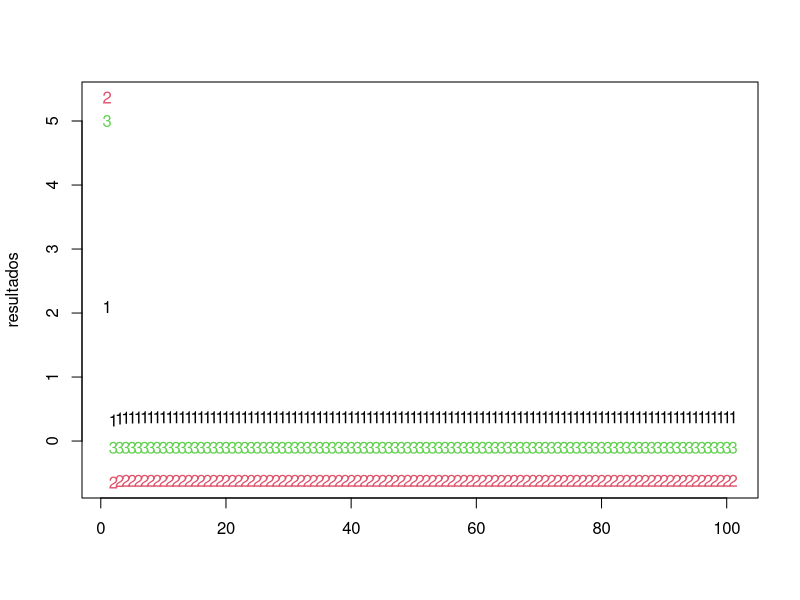

Here is the R script that generated this plot:
# definindo args
matriz <- matrix(1, ncol = 3, nrow = 3)
diag(matriz) <- 0

tempo <- 100
z <- runif(dim(matriz)[1], min = 0, max = 10)
theta <- runif(dim(matriz)[1], min = 0, max = 10)
intfor <- 0.1
alpha <- 0.2
antprob <- 0.1
vmatriz <- matriz * 0
phi <- 0.2
barreira <- 2

### transformando links
for(i in 1:nrow(matriz)){
  for(j in 1:ncol(matriz)){
    if(matriz[i,j] == 1){
      sorte <- runif(1, min = 0, max = 1)
      if(sorte <= antprob){
        matriz[i,j] = 0
        vmatriz[i,j] = 1
      }
    }  
  }
}

#somando a matriz de mutualismo e antagonismo
q = matriz + vmatriz

#dinamica coevolutiva
#forças de interação
resultados <- matrix(NA, ncol = dim(matriz)[1])
resultados[1,] <- z

for(t in 1:tempo){
  for(i in 1:dim(matriz)[1]){
    for(i in 1:dim(matriz)[1]){
      if(q[i,j] > 0){
        q[i,j] = exp(-alpha * ((z[j] - z[i])^2))
      }
    }
  }
  
  q = q /apply(q,1,sum)
  q = intfor * q
  s = matrix(0, ncol = dim(matriz)[1], nrow = 1)
  
  for(i in 1:dim(matriz)[1]){
    s[i] = s[i] + (phi * ((1 - intfor) * (theta[i] - z[i])))
    for(j in 1:ncol(matriz)){
      if(matriz[i,j] > 0){
        s[i] = s[i] + (phi * (q[i,j] * (z[j] - z[i])))}
      else{
        if(vmatriz[i,j] > 0){
          if(abs(z[j] - z[i]) < barreira){
            if(z[i] > z[j]){
              s[i] = s[i] + (phi * (q[i,j] * (z[j] + barreira - z[1])))}
            else{
              s[i] = s[i] + (phi * (q[i,j] * (z[j] - barreira - z[1])))}
          }
        }
      }
    }
  }
  
  resultados <- rbind(resultados, s)
}

matplot(resultados)


